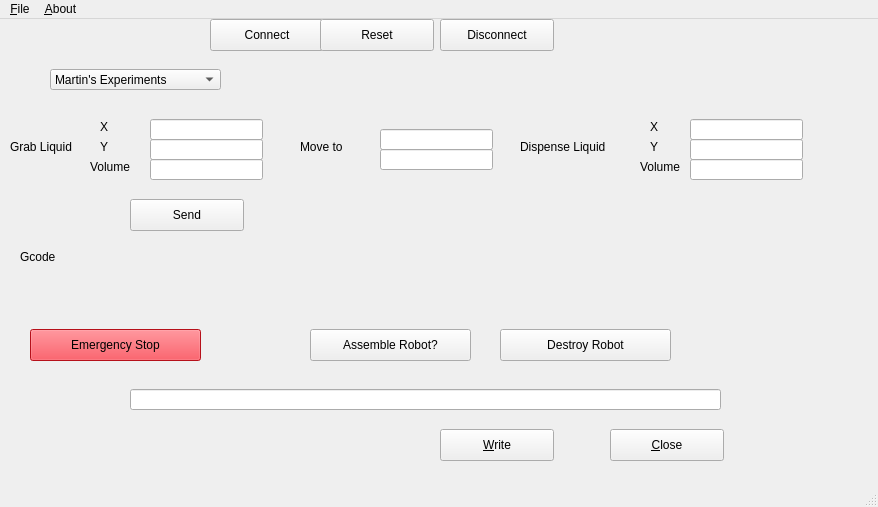
<?xml version="1.0" encoding="UTF-8"?>
<ui version="4.0">
 <class>MainWindow</class>
 <widget class="QMainWindow" name="MainWindow">
  <property name="geometry">
   <rect>
    <x>0</x>
    <y>0</y>
    <width>878</width>
    <height>507</height>
   </rect>
  </property>
  <property name="windowTitle">
   <string>MainWindow</string>
  </property>
  <widget class="QWidget" name="centralwidget">
   <widget class="QPushButton" name="buttonWrite">
    <property name="geometry">
     <rect>
      <x>440</x>
      <y>410</y>
      <width>114</width>
      <height>32</height>
     </rect>
    </property>
    <property name="text">
     <string>&amp;Write</string>
    </property>
   </widget>
   <widget class="QPushButton" name="buttonClose">
    <property name="geometry">
     <rect>
      <x>610</x>
      <y>410</y>
      <width>114</width>
      <height>32</height>
     </rect>
    </property>
    <property name="text">
     <string>&amp;Close</string>
    </property>
   </widget>
   <widget class="QLineEdit" name="lineName">
    <property name="geometry">
     <rect>
      <x>130</x>
      <y>370</y>
      <width>591</width>
      <height>21</height>
     </rect>
    </property>
    <property name="text">
     <string/>
    </property>
   </widget>
   <widget class="QLabel" name="label">
    <property name="geometry">
     <rect>
      <x>40</x>
      <y>370</y>
      <width>62</width>
      <height>16</height>
     </rect>
    </property>
   </widget>
   <widget class="QLabel" name="labelResult">
    <property name="geometry">
     <rect>
      <x>30</x>
      <y>380</y>
      <width>641</width>
      <height>20</height>
     </rect>
    </property>
   </widget>
   <widget class="QPushButton" name="connectButton">
    <property name="geometry">
     <rect>
      <x>210</x>
      <y>0</y>
      <width>114</width>
      <height>32</height>
     </rect>
    </property>
    <property name="text">
     <string>Connect</string>
    </property>
   </widget>
   <widget class="QPushButton" name="resetButton">
    <property name="geometry">
     <rect>
      <x>320</x>
      <y>0</y>
      <width>114</width>
      <height>32</height>
     </rect>
    </property>
    <property name="text">
     <string>Reset</string>
    </property>
   </widget>
   <widget class="QComboBox" name="experimentBox">
    <property name="geometry">
     <rect>
      <x>50</x>
      <y>50</y>
      <width>171</width>
      <height>21</height>
     </rect>
    </property>
    <item>
     <property name="text">
      <string>Martin's Experiments</string>
     </property>
    </item>
    <item>
     <property name="text">
      <string>Lee's Experiments</string>
     </property>
    </item>
    <item>
     <property name="text">
      <string>Ioanniss' Experiments</string>
     </property>
    </item>
    <item>
     <property name="text">
      <string>harold's Experiments</string>
     </property>
    </item>
    <item>
     <property name="text">
      <string>Customized</string>
     </property>
    </item>
   </widget>
   <widget class="QLabel" name="label_grab">
    <property name="geometry">
     <rect>
      <x>10</x>
      <y>120</y>
      <width>91</width>
      <height>16</height>
     </rect>
    </property>
    <property name="text">
     <string>Grab Liquid</string>
    </property>
   </widget>
   <widget class="QLabel" name="label_gx">
    <property name="geometry">
     <rect>
      <x>100</x>
      <y>100</y>
      <width>31</width>
      <height>16</height>
     </rect>
    </property>
    <property name="text">
     <string>X</string>
    </property>
   </widget>
   <widget class="QLabel" name="label_gy">
    <property name="geometry">
     <rect>
      <x>100</x>
      <y>120</y>
      <width>31</width>
      <height>16</height>
     </rect>
    </property>
    <property name="text">
     <string>Y</string>
    </property>
   </widget>
   <widget class="QLabel" name="label_gvolume">
    <property name="geometry">
     <rect>
      <x>90</x>
      <y>140</y>
      <width>62</width>
      <height>16</height>
     </rect>
    </property>
    <property name="text">
     <string>Volume</string>
    </property>
   </widget>
   <widget class="QLineEdit" name="lineEditgx">
    <property name="geometry">
     <rect>
      <x>150</x>
      <y>100</y>
      <width>113</width>
      <height>21</height>
     </rect>
    </property>
   </widget>
   <widget class="QLineEdit" name="lineEditgy">
    <property name="geometry">
     <rect>
      <x>150</x>
      <y>120</y>
      <width>113</width>
      <height>21</height>
     </rect>
    </property>
   </widget>
   <widget class="QLineEdit" name="lineEditgvolume">
    <property name="geometry">
     <rect>
      <x>150</x>
      <y>140</y>
      <width>113</width>
      <height>21</height>
     </rect>
    </property>
   </widget>
   <widget class="QLabel" name="label_move">
    <property name="geometry">
     <rect>
      <x>300</x>
      <y>120</y>
      <width>62</width>
      <height>16</height>
     </rect>
    </property>
    <property name="text">
     <string>Move to</string>
    </property>
   </widget>
   <widget class="QLineEdit" name="lineEditmx">
    <property name="geometry">
     <rect>
      <x>380</x>
      <y>110</y>
      <width>113</width>
      <height>21</height>
     </rect>
    </property>
   </widget>
   <widget class="QLineEdit" name="lineEditmy">
    <property name="geometry">
     <rect>
      <x>380</x>
      <y>130</y>
      <width>113</width>
      <height>21</height>
     </rect>
    </property>
   </widget>
   <widget class="QLabel" name="label_dispense">
    <property name="geometry">
     <rect>
      <x>520</x>
      <y>120</y>
      <width>111</width>
      <height>16</height>
     </rect>
    </property>
    <property name="text">
     <string>Dispense Liquid</string>
    </property>
   </widget>
   <widget class="QLineEdit" name="lineEditdvolume">
    <property name="geometry">
     <rect>
      <x>690</x>
      <y>140</y>
      <width>113</width>
      <height>21</height>
     </rect>
    </property>
   </widget>
   <widget class="QLineEdit" name="lineEditdx">
    <property name="geometry">
     <rect>
      <x>690</x>
      <y>100</y>
      <width>113</width>
      <height>21</height>
     </rect>
    </property>
   </widget>
   <widget class="QLabel" name="label_dy">
    <property name="geometry">
     <rect>
      <x>650</x>
      <y>120</y>
      <width>31</width>
      <height>16</height>
     </rect>
    </property>
    <property name="text">
     <string>Y</string>
    </property>
   </widget>
   <widget class="QLabel" name="label_dx">
    <property name="geometry">
     <rect>
      <x>650</x>
      <y>100</y>
      <width>31</width>
      <height>16</height>
     </rect>
    </property>
    <property name="text">
     <string>X</string>
    </property>
   </widget>
   <widget class="QLineEdit" name="lineEditdy">
    <property name="geometry">
     <rect>
      <x>690</x>
      <y>120</y>
      <width>113</width>
      <height>21</height>
     </rect>
    </property>
   </widget>
   <widget class="QLabel" name="label_dvolume">
    <property name="geometry">
     <rect>
      <x>640</x>
      <y>140</y>
      <width>62</width>
      <height>16</height>
     </rect>
    </property>
    <property name="text">
     <string>Volume</string>
    </property>
   </widget>
   <widget class="QPushButton" name="sendButton">
    <property name="geometry">
     <rect>
      <x>130</x>
      <y>180</y>
      <width>114</width>
      <height>32</height>
     </rect>
    </property>
    <property name="text">
     <string>Send</string>
    </property>
   </widget>
   <widget class="QLabel" name="label_gcode">
    <property name="geometry">
     <rect>
      <x>20</x>
      <y>230</y>
      <width>62</width>
      <height>16</height>
     </rect>
    </property>
    <property name="text">
     <string>Gcode</string>
    </property>
   </widget>
   <widget class="QLabel" name="label_gcoderesult">
    <property name="geometry">
     <rect>
      <x>140</x>
      <y>230</y>
      <width>711</width>
      <height>91</height>
     </rect>
    </property>
    <property name="text">
     <string/>
    </property>
   </widget>
   <widget class="QPushButton" name="disconnectButton">
    <property name="geometry">
     <rect>
      <x>440</x>
      <y>0</y>
      <width>114</width>
      <height>32</height>
     </rect>
    </property>
    <property name="text">
     <string>Disconnect</string>
    </property>
   </widget>
   <widget class="QPushButton" name="emergencyButton">
    <property name="geometry">
     <rect>
      <x>30</x>
      <y>310</y>
      <width>171</width>
      <height>32</height>
     </rect>
    </property>
    <property name="styleSheet">
     <string notr="true">background-color: rgb(255, 23, 37);</string>
    </property>
    <property name="text">
     <string>Emergency Stop</string>
    </property>
    <property name="default">
     <bool>false</bool>
    </property>
   </widget>
   <widget class="QPushButton" name="assembleButton">
    <property name="geometry">
     <rect>
      <x>310</x>
      <y>310</y>
      <width>161</width>
      <height>32</height>
     </rect>
    </property>
    <property name="text">
     <string>Assemble Robot?</string>
    </property>
   </widget>
   <widget class="QPushButton" name="destroyButton">
    <property name="geometry">
     <rect>
      <x>500</x>
      <y>310</y>
      <width>171</width>
      <height>32</height>
     </rect>
    </property>
    <property name="text">
     <string>Destroy Robot</string>
    </property>
   </widget>
  </widget>
  <widget class="QMenuBar" name="menubar">
   <property name="geometry">
    <rect>
     <x>0</x>
     <y>0</y>
     <width>878</width>
     <height>22</height>
    </rect>
   </property>
   <widget class="QMenu" name="menu_File">
    <property name="title">
     <string>&amp;File</string>
    </property>
    <widget class="QMenu" name="menu_Open">
     <property name="title">
      <string>&amp;Open</string>
     </property>
     <addaction name="action_Image"/>
     <addaction name="action_Video"/>
    </widget>
    <addaction name="menu_Open"/>
    <addaction name="action_Settings"/>
    <addaction name="separator"/>
    <addaction name="actionE_xit"/>
   </widget>
   <widget class="QMenu" name="menu_About">
    <property name="title">
     <string>&amp;About</string>
    </property>
    <addaction name="action_Etc"/>
   </widget>
   <addaction name="menu_File"/>
   <addaction name="menu_About"/>
  </widget>
  <widget class="QStatusBar" name="statusbar"/>
  <action name="action_Image">
   <property name="text">
    <string>&amp;Image</string>
   </property>
  </action>
  <action name="action_Video">
   <property name="text">
    <string>&amp;Video</string>
   </property>
  </action>
  <action name="action_Settings">
   <property name="text">
    <string>&amp;Settings</string>
   </property>
  </action>
  <action name="actionE_xit">
   <property name="text">
    <string>E&amp;xit</string>
   </property>
  </action>
  <action name="action_Etc">
   <property name="text">
    <string>&amp;Etc..</string>
   </property>
  </action>
 </widget>
 <resources/>
 <connections/>
</ui>
